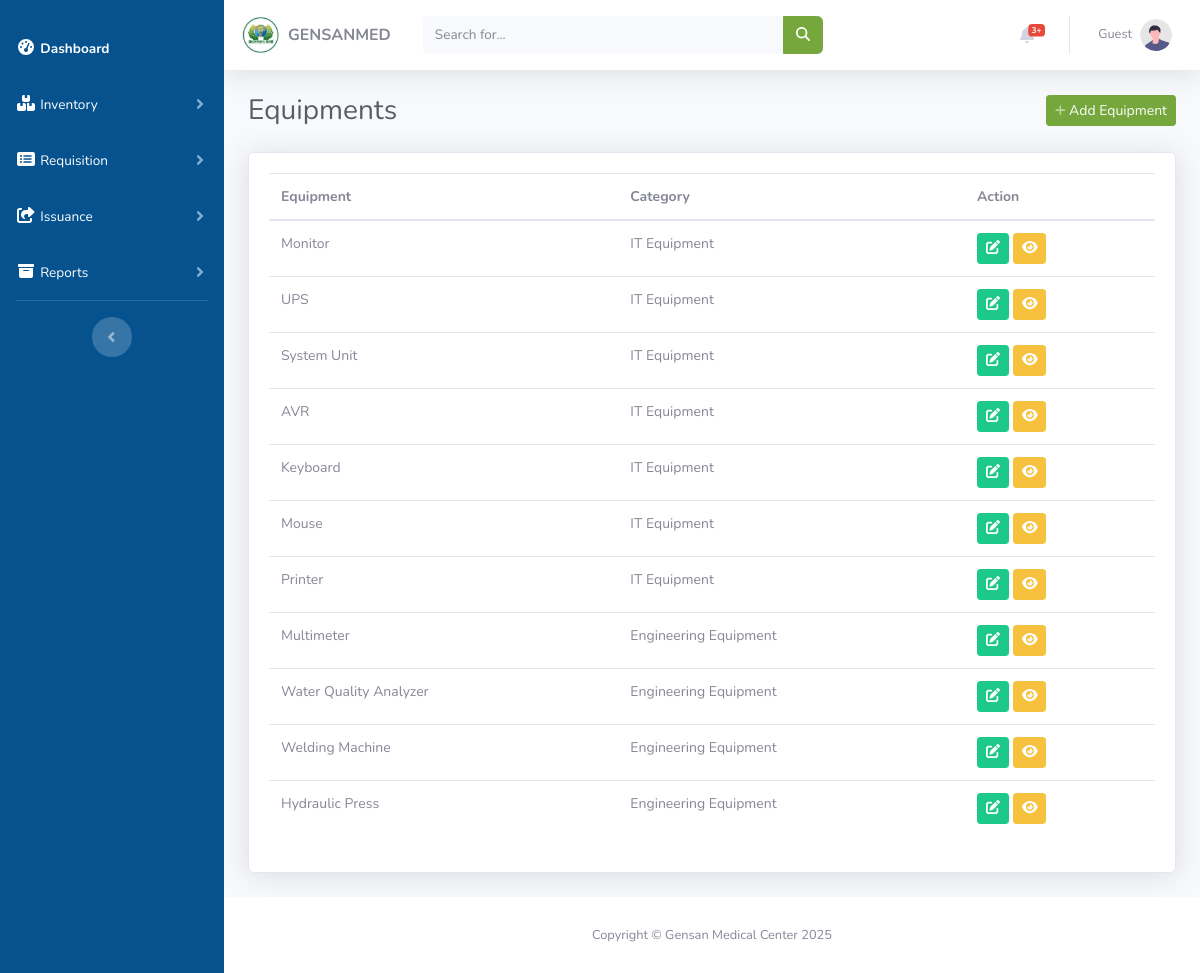
Screenshot of /superusermmo/equipment.php with the database file from the repository.
### tables this page shows
CREATE TABLE `equipment` (
  `equipment_id` int(11) NOT NULL,
  `equip_name` varchar(255) NOT NULL,
  `category` enum('IT Equipment','Engineering Equipment','','') NOT NULL
);

### superusermmo/equipment.php (the view, shortened to what this page needs)
<?php
include("../includes/header.php");
include("../includes/navbar_mmo.php");
$query = "SELECT * FROM equipment ORDER BY equipment_id ASC";
$result = mysqli_query($conn, $query);
?>
<div id="content-wrapper" class="d-flex flex-column">
    <div id="content">
        <?php
        include("../includes/topbar.php");
        ?>
        <div class="container-fluid">
            <div class="d-sm-flex align-items-center justify-content-between mb-4">
                <h1 class="h3 mb-0 text-gray-800">Equipments</h1>
                <button type="button" class="btn btn-sm btn-primary" data-toggle="modal" data-target="#GMCaddEquipment">
                    <i class="fas fa-plus fa-sm text-white-50"></i> Add Equipment
                </button>
            </div>
            <div class="card shadow mb-4">
                <div class="card-body">
                    <div class="card-datatable pt-0">
                        <table class="datatables-basic table" id="dataTable" width="100%">
                            <thead>
                                <tr>
                                    <th>Equipment</th>
                                    <th>Category</th>
                                    <th>Action</th>
                                </tr>
                            </thead>
                            <tbody>
                                <?php
                                while ($row = mysqli_fetch_assoc($result)): ?>
                                    <tr>
                                        <td><?php echo $row['equip_name']; ?></td>
                                        <td><?php echo $row['category']; ?></td>
                                        <td>
                                            <button type="button" data-bs-toggle="modal" data-bs-target="#editProductModal" class="btn btn-sm btn-success editproduct-btn"><i class="fa-solid fa-edit"></i></button>
                                            <button type="button" data-toggle="modal" data-target="#viewStockinModal" class="btn btn-sm btn-warning viewstockin-btn">
                                                <i class="fa-solid fa-eye text-white"></i>
                                            </button>
                                        </td>
                                    </tr>
                                <?php endwhile; ?>
                            </tbody>
                        </table>
                    </div>
                </div>
            </div>
        </div>
    </div>
    <?php
    include("../includes/footer.php");
    ?>

### superusermmo/equipment.php (style rules this page uses)
.table { font-size: 14px; }

### rows the page displays
equipment: equip_name "Monitor", category "IT Equipment"
equipment: equip_name "UPS", category "IT Equipment"
equipment: equip_name "System Unit", category "IT Equipment"
equipment: equip_name "AVR", category "IT Equipment"
equipment: equip_name "Keyboard", category "IT Equipment"
equipment: equip_name "Mouse", category "IT Equipment"
equipment: equip_name "Printer", category "IT Equipment"
equipment: equip_name "Multimeter", category "Engineering Equipment"
equipment: equip_name "Water Quality Analyzer", category "Engineering Equipment"
equipment: equip_name "Welding Machine", category "Engineering Equipment"
equipment: equip_name "Hydraulic Press", category "Engineering Equipment"

### other values shown
$user_name "Guest"
